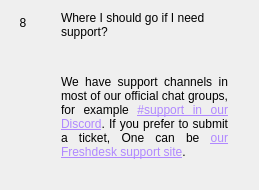
                  <widget class="QWidget" name="widgetFaq8" native="true">
                   <layout class="QHBoxLayout" name="horizontalpage_8" stretch="0,1">
                    <item alignment="Qt::AlignTop">
                     <widget class="QLabel" name="labelNumber8">
                      <property name="minimumSize">
                       <size>
                        <width>24</width>
                        <height>24</height>
                       </size>
                      </property>
                      <property name="maximumSize">
                       <size>
                        <width>16777215</width>
                        <height>24</height>
                       </size>
                      </property>
                      <property name="text">
                       <string>8</string>
                      </property>
                      <property name="alignment">
                       <set>Qt::AlignCenter</set>
                      </property>
                     </widget>
                    </item>
                    <item>
                     <layout class="QVBoxLayout" name="verticalLayoutpage_8">
                      <property name="leftMargin">
                       <number>20</number>
                      </property>
                      <property name="rightMargin">
                       <number>20</number>
                      </property>
                      <item>
                       <widget class="QLabel" name="labelSubtitle8">
                        <property name="text">
                         <string>Where I should go if I need support?</string>
                        </property>
                        <property name="wordWrap">
                         <bool>true</bool>
                        </property>
                       </widget>
                      </item>
                      <item>
                       <spacer name="verticalSpacer_80">
                        <property name="orientation">
                         <enum>Qt::Vertical</enum>
                        </property>
                        <property name="sizeType">
                         <enum>QSizePolicy::Fixed</enum>
                        </property>
                        <property name="sizeHint" stdset="0">
                         <size>
                          <width>20</width>
                          <height>30</height>
                         </size>
                        </property>
                       </spacer>
                      </item>
                      <item>
                       <widget class="QLabel" name="labelContent8">
                        <property name="text">
                         <string>
                           &lt;html&gt;&lt;head/&gt;&lt;body&gt;&lt;p align=&quot;justify&quot;&gt;
                           We have support channels in most of our official chat groups, for example
                           &lt;a style='color: #b088ff' href='https://discord.BitcoinAdultite.com'&gt;
                           #support in our Discord&lt;/a&gt;.
                           If you prefer to submit a ticket, One can be
                           &lt;a style='color: #b088ff' href='https://BitcoinAdultite.freshdesk.com'&gt;
                           our Freshdesk support site&lt;/a&gt;.
                           &lt;/p&gt;&lt;/body&gt;&lt;/html&gt;
                         </string>
                        </property>
                        <property name="alignment">
                         <set>Qt::AlignLeading|Qt::AlignLeft|Qt::AlignTop</set>
                        </property>
                        <property name="wordWrap">
                         <bool>true</bool>
                        </property>
                       </widget>
                      </item>
                      <item>
                       <spacer name="verticalSpacer_81">
                        <property name="orientation">
                         <enum>Qt::Vertical</enum>
                        </property>
                        <property name="sizeHint" stdset="0">
                         <size>
                          <width>20</width>
                          <height>20</height>
                         </size>
                        </property>
                       </spacer>
                      </item>
                     </layout>
                    </item>
                   </layout>
                  </widget>
